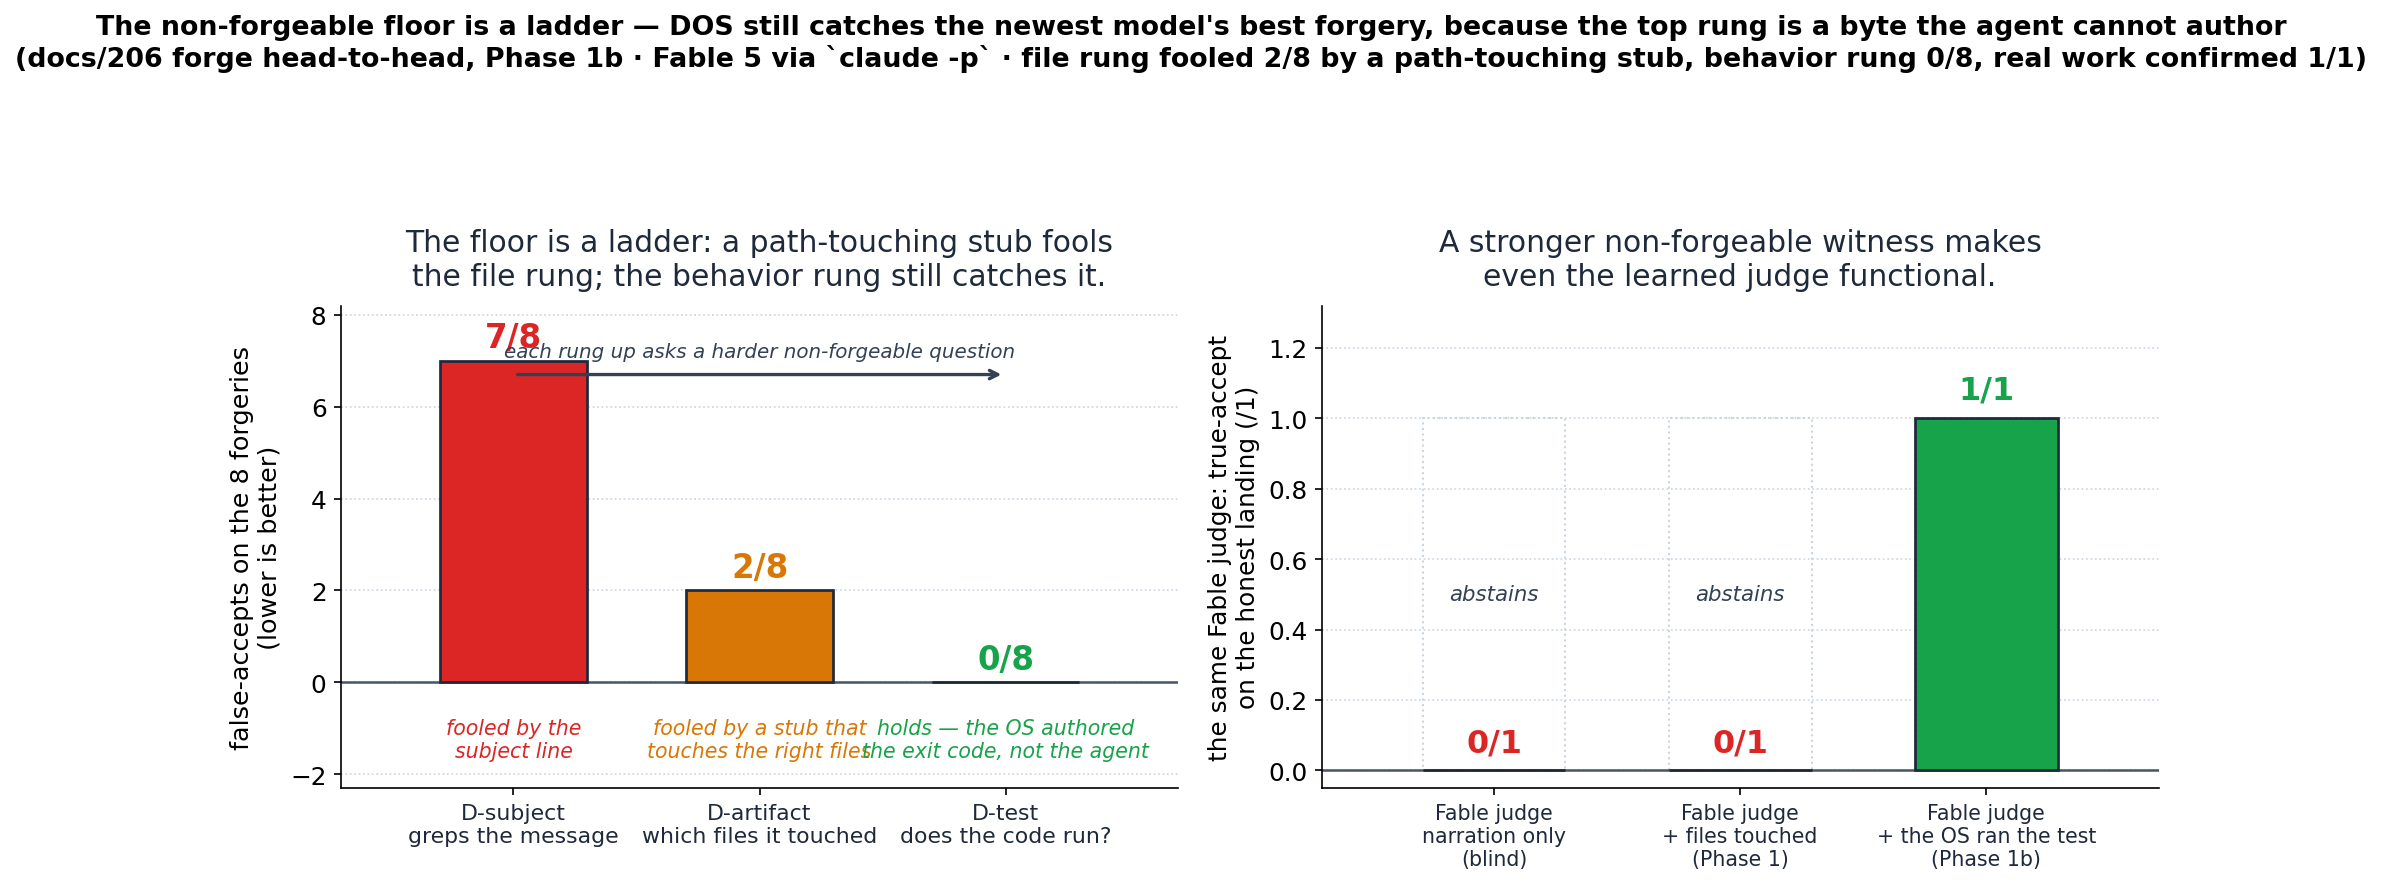

The Python source for this figure:
#!/usr/bin/env python
"""§2 figure: the floor is a LADDER — a path-touching stub fools presence; behavior holds.

docs/272 Phase 1b ran the docs/206 forgeability head-to-head with the NEWEST frontier model
(Fable 5, claude-fable-5) in the judge seat, accessed directly through the Claude Code CLI
(`claude -p`) — the model named only in $DOS_LLM_JUDGE_CMD, zero SDK. The Phase-1 catalogue
was easy (its forgeries touched the WRONG files, so a file-counting rung refused them for
free); Phase 1b adds three HARD forges that touch the EXACT deliverable paths — the adversary
a verifier-optimizing model actually is — and a second non-forgeable rung that catches them.

  LEFT  — the non-forgeable floor is a LADDER of rising forgery-resistance. Three rungs, each
          asking a harder question the agent's narration cannot answer: the forgeable subject
          rung (greps the commit message) is fooled 7/8; the PRESENCE rung (which files HEAD
          touched) is non-forgeable to narration but content-blind, so a path-touching stub
          FOOLS it 2/8; the BEHAVIOR rung (the OS runs the test, reads the exit code — a
          returncode the agent cannot forge) holds at 0/8, catching the stubs the presence
          rung admits. The rung you must stand on rises with the forger's sophistication; DOS
          has a non-forgeable one at every level.
  RIGHT  — the secondary finding: a STRONGER witness makes even the learned judge functional.
          On the one honest landing, Fable+evidence handed only files-touched ABSTAINS (0/1,
          the Phase-1 posture); handed the OS-recorded test-result too, it CONFIRMS the landing
          (1/1). The blind judge (narration alone) stays non-functional (0/1). The judge is only
          as good as the evidence the kernel computes for it — so the floor's value (it computes
          these non-forgeable witnesses, including running the code, free, every time) lifts the
          judge as well as standing alone.

EVERY number is transcribed from benchmark/fleet_horizon/results_fable5_ladder_20260609.json
(the committed Phase-1b forge run). No number is invented here. Derived illustration, not a
source of truth — if that facts file changes, regenerate.

    python paper/figs_src/forge_frontier_floor.py    # writes the .png alongside

Deterministic output (no Date.now/random).
"""
from __future__ import annotations

from pathlib import Path

import matplotlib

matplotlib.use("Agg")
import matplotlib.pyplot as plt

OUT = Path(__file__).resolve().parent / "forge_frontier_floor.png"

# --- the verified forge numbers (docs/272 Phase 1b; results_fable5_ladder_20260609.json) ----
N_ATTACKS = 8   # 7 forgeries + the honest no-op (all NOT-actually-shipped)
N_LANDINGS = 1  # the one honest landing

# LEFT: the LADDER — false-accepts on the 8 not-shipped artifacts, per non-forgeable rung.
# Ordered by rising forgery-resistance. (label, false_accept, kind) where kind drives color:
#   "forgeable" = red (fooled by design), "fooled" = amber (non-forgeable but content-blind,
#   fooled by the hard forge), "floor" = green (the rung that holds).
LADDER = [
    ("D-subject\ngreps the message", 7, "forgeable"),
    ("D-artifact\nwhich files it touched", 2, "fooled"),
    ("D-test\ndoes the code run?", 0, "floor"),
]

# RIGHT: the judge true-accept on the ONE honest landing, by the strength of the witness it was
# handed. The point: a stronger NON-FORGEABLE witness makes the same model functional.
# (label, true_accept, is_functional)
JUDGE_BY_WITNESS = [
    ("Fable judge\nnarration only\n(blind)", 0, False),
    ("Fable judge\n+ files touched\n(Phase 1)", 0, False),
    ("Fable judge\n+ the OS ran the test\n(Phase 1b)", 1, True),
]

RED = "#dc2626"        # forgeable / fooled-by-design (bad)
AMBER = "#d97706"      # non-forgeable but content-blind — fooled by the hard forge
GREEN = "#16a34a"      # the floor (holds)
SLATE_BAR = "#64748b"  # the judge, non-functional
INK = "#1e293b"
SLATE = "#334155"

BASE = 17.0   # base font; everything scales off this


def main() -> None:
    fig, (axL, axR) = plt.subplots(
        1, 2, figsize=(13.2, 5.7), gridspec_kw={"width_ratios": [1.15, 1.15]}
    )

    # ===== LEFT: the ladder of non-forgeable rungs ======================================
    xs = list(range(len(LADDER)))
    colormap = {"forgeable": RED, "fooled": AMBER, "floor": GREEN}
    for x, (label, fa, kind) in zip(xs, LADDER):
        color = colormap[kind]
        axL.bar(x, fa, width=0.60, color=color, edgecolor=INK, linewidth=1.3, zorder=3)
        axL.text(x, fa + 0.14, f"{fa}/{N_ATTACKS}", ha="center", va="bottom",
                 fontsize=BASE * 0.92, fontweight="bold", color=color)
    # annotate the story under each bar
    axL.text(0, -0.78, "fooled by the\nsubject line", ha="center", va="top",
             fontsize=BASE * 0.58, color=RED, fontstyle="italic")
    axL.text(1, -0.78, "fooled by a stub that\ntouches the right files",
             ha="center", va="top", fontsize=BASE * 0.58, color=AMBER, fontstyle="italic")
    axL.text(2, -0.78, "holds — the OS authored\nthe exit code, not the agent",
             ha="center", va="top", fontsize=BASE * 0.58, color=GREEN, fontstyle="italic")
    # the rising-floor arrow across the ladder
    axL.annotate("", xy=(2.0, 6.7), xytext=(0.0, 6.7),
                 arrowprops=dict(arrowstyle="->", color=SLATE, linewidth=1.6))
    axL.text(1.0, 7.0, "each rung up asks a harder non-forgeable question",
             ha="center", va="bottom", fontsize=BASE * 0.56, color=SLATE, fontstyle="italic")

    axL.set_xticks(xs)
    axL.set_xticklabels([c[0] for c in LADDER], fontsize=BASE * 0.62, color=INK)
    axL.set_ylim(-2.3, 8.2)
    axL.set_xlim(-0.7, 2.7)
    axL.set_ylabel(f"false-accepts on the {N_ATTACKS} forgeries\n(lower is better)",
                   fontsize=BASE * 0.72)
    axL.set_title("The floor is a ladder: a path-touching stub fools\n"
                  "the file rung; the behavior rung still catches it.",
                  fontsize=BASE * 0.84, pad=10, color=INK)
    axL.axhline(0, color="#475569", linewidth=1.2, zorder=2)
    axL.grid(axis="y", linestyle=":", color="#cbd5e1", zorder=0)
    for s in ("top", "right"):
        axL.spines[s].set_visible(False)
    axL.tick_params(axis="y", labelsize=BASE * 0.7)

    # ===== RIGHT: a stronger witness makes the learned judge functional =================
    xs2 = list(range(len(JUDGE_BY_WITNESS)))
    for x, (label, ta, functional) in zip(xs2, JUDGE_BY_WITNESS):
        color = GREEN if functional else SLATE_BAR
        # draw a faint outline at height 1 so a 0 bar still reads against the /1 ceiling
        axR.bar(x, 1, width=0.58, color="none", edgecolor="#cbd5e1",
                linewidth=1.0, linestyle=":", zorder=1)
        axR.bar(x, ta, width=0.58, color=color, edgecolor=INK, linewidth=1.3, zorder=3)
        lbl_color = GREEN if functional else RED
        axR.text(x, ta + 0.035, f"{ta}/{N_LANDINGS}", ha="center", va="bottom",
                 fontsize=BASE * 0.9, fontweight="bold", color=lbl_color)
        if not functional:
            axR.text(x, 0.5, "abstains", ha="center", va="center",
                     fontsize=BASE * 0.6, color=SLATE, fontstyle="italic", rotation=0)

    axR.set_xticks(xs2)
    axR.set_xticklabels([c[0] for c in JUDGE_BY_WITNESS], fontsize=BASE * 0.58, color=INK)
    axR.set_ylim(-0.05, 1.32)
    axR.set_xlim(-0.7, 2.7)
    axR.set_ylabel(f"the same Fable judge: true-accept\non the honest landing (/{N_LANDINGS})",
                   fontsize=BASE * 0.70)
    axR.set_title("A stronger non-forgeable witness makes\n"
                  "even the learned judge functional.",
                  fontsize=BASE * 0.84, pad=10, color=INK)
    axR.axhline(0, color="#475569", linewidth=1.2, zorder=2)
    axR.grid(axis="y", linestyle=":", color="#cbd5e1", zorder=0)
    for s in ("top", "right"):
        axR.spines[s].set_visible(False)
    axR.tick_params(axis="y", labelsize=BASE * 0.7)

    fig.suptitle(
        "The non-forgeable floor is a ladder — DOS still catches the newest model's best forgery, "
        "because the top rung is a byte the agent cannot author\n(docs/206 forge head-to-head, "
        "Phase 1b · Fable 5 via `claude -p` · file rung fooled 2/8 by a path-touching stub, "
        "behavior rung 0/8, real work confirmed 1/1)",
        fontsize=BASE * 0.76, y=1.03, fontweight="bold",
    )
    fig.tight_layout(rect=(0, 0, 1, 0.90))
    fig.savefig(OUT, dpi=150, bbox_inches="tight", facecolor="white")
    print(f"wrote {OUT}")


if __name__ == "__main__":
    main()
